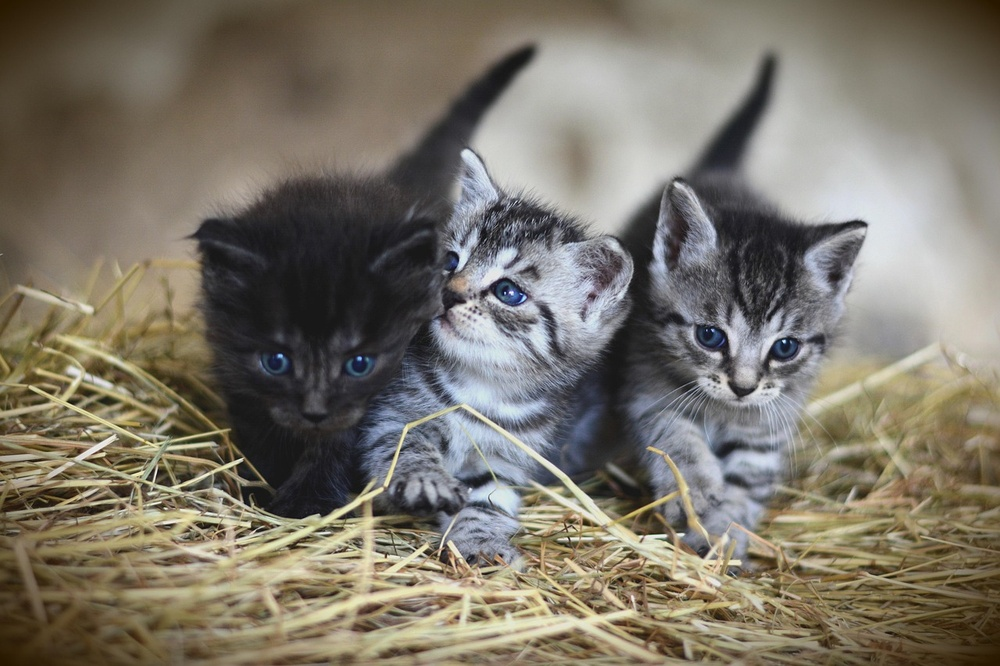
#> input picture ejercicio16/gatitos.jpg, 1000 x 666 px, shrunk from 1280 x 853 before the run
$ python ejercicio16.py
#> lines starting #> are read from the running program, lines starting #| are printed output that depends on the picture
from PIL import Image

# Abrir la imagen
imagen = Image.open("gatitos.jpg")
#> imagen is the input picture: PIL image 1000x666 RGB; mean R, G, B 123.4, 117.1, 104.8
imagen = imagen.convert("RGB")

ancho, alto = imagen.size  # dimensiones originales
#> ancho = 1000; alto = 666

# ---------- ROTACIÓN 90° ----------
rotada90 = Image.new("RGB", (alto, ancho))
#> rotada90: PIL image 666x1000 RGB; every value is 0

for x in range(ancho):
    for y in range(alto):
        pixel = imagen.getpixel((x, y))
        nuevo_x = y
        nuevo_y = ancho - 1 - x
        rotada90.putpixel((nuevo_x, nuevo_y), pixel)
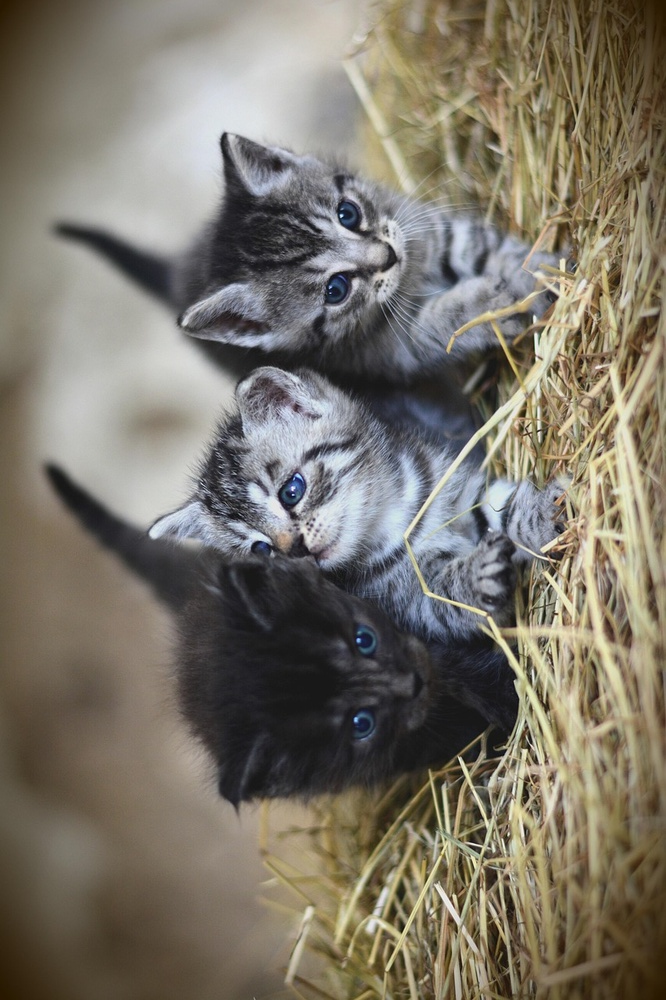
#> rotada90: PIL image 666x1000 RGB; mean R, G, B 123.4, 117.1, 104.8

# Mostrar imagen rotada 90°
rotada90.show()

# ---------- ROTACIÓN 180° ----------
rotada180 = Image.new("RGB", (ancho, alto))
#> rotada180: PIL image 1000x666 RGB; every value is 0

for x in range(ancho):
    for y in range(alto):
        pixel = imagen.getpixel((x, y))
        nuevo_x = ancho - 1 - x
        nuevo_y = alto - 1 - y
        rotada180.putpixel((nuevo_x, nuevo_y), pixel)
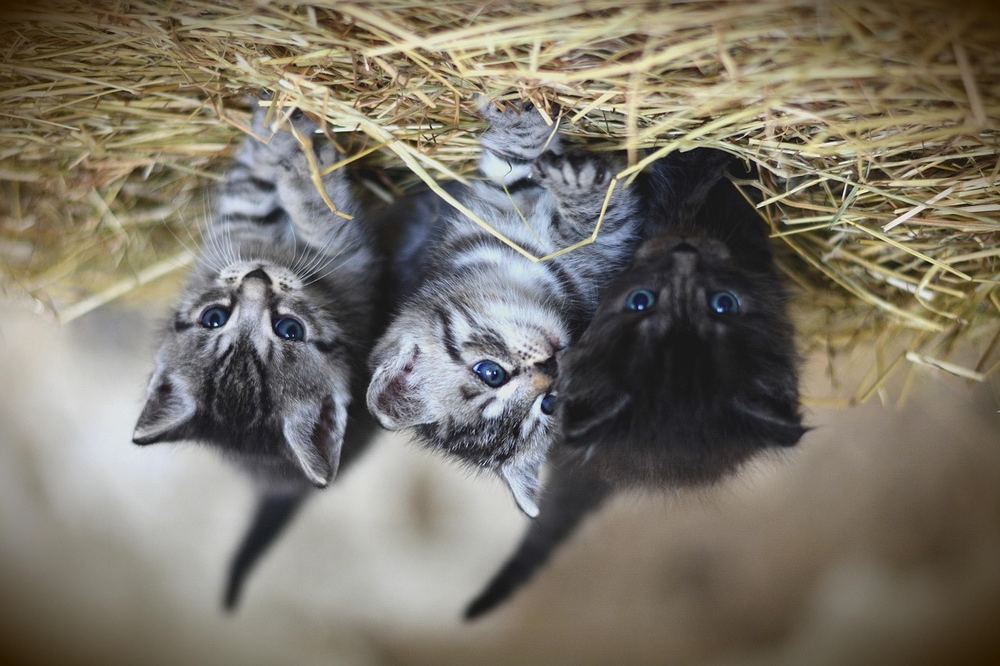
#> rotada180: PIL image 1000x666 RGB; mean R, G, B 123.4, 117.1, 104.8

# Mostrar imagen rotada 180°
rotada180.show()
